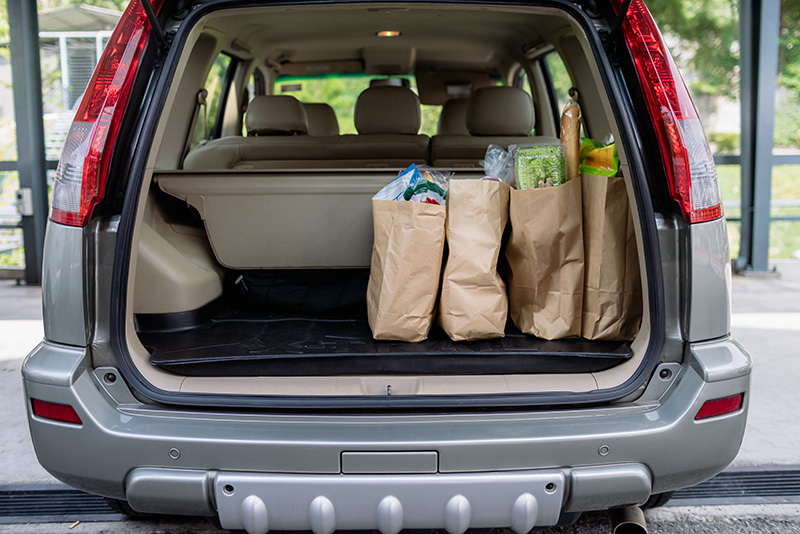
#> input picture sam3/assets/images/groceries.jpg, 800 x 534 px, given as the content of the folder ./raw_images, which was not available
$ python ' prepare_mural_inpaint_pairs.py'
#> lines starting #> are read from the running program, lines starting #| are printed output that depends on the picture; after the words box and inside, x2 and y2 are one past the last pixel; in counts of white or black regions, pixels touching at a corner belong together; pictures that were not available may be replaced by others from this repository, and a replacement may not be noted
# prepare_mural_inpaint_pairs.py
"""
用途：
  1. 从你已有的原图目录 & 掩膜目录，整理出统一的 image / mask 对；
  2. 统一 resize 到 target_size（默认 512×512）；
  3. 确保掩膜是二值图（白=255=修复区域，黑=0=保持原样）。

用法：
  python prepare_mural_inpaint_pairs.py
"""

import os
import glob
from PIL import Image

# === 你需要改的三个路径 ===
RAW_IMAGE_DIR = r"./raw_images"   # 原始壁画/样片图像目录
RAW_MASK_DIR  = r"./raw_masks"    # 对应掩膜目录
OUT_ROOT      = r"./datasets/mural_inpaint"

TARGET_SIZE = (512, 512)          # SD/LDM 推荐 512×512

def find_mask_for_image(img_path: str) -> str | None:
    """
    根据 image 文件名去找 mask。
    这里假设 mask 命名为 name_mask.png，你可以按实际情况改。
    """
    name = os.path.splitext(os.path.basename(img_path))[0]
    # 可以按自己数据改，比如 name.png -> name_mask.png 或 name.png -> name.png
    cand1 = os.path.join(RAW_MASK_DIR, name + "_mask.png")
    cand2 = os.path.join(RAW_MASK_DIR, name + ".png")
    if os.path.exists(cand1):
        return cand1
    if os.path.exists(cand2):
        return cand2
    return None

def main():
    out_img_dir = os.path.join(OUT_ROOT, "images")
    out_msk_dir = os.path.join(OUT_ROOT, "masks")
    os.makedirs(out_img_dir, exist_ok=True)
    os.makedirs(out_msk_dir, exist_ok=True)

    img_paths = sorted(glob.glob(os.path.join(RAW_IMAGE_DIR, "*.*")))
    print(f"发现 {len(img_paths)} 张原始图像")

    cnt = 0
    for img_path in img_paths:
        mask_path = find_mask_for_image(img_path)
        if mask_path is None:
            print("警告：没有掩膜，跳过", img_path)
            continue

        img = Image.open(img_path).convert("RGB")
#> img is the input picture: PIL image 800x534 RGB; mean R, G, B 109.5, 105.7, 102.9
        mask = Image.open(mask_path).convert("L")
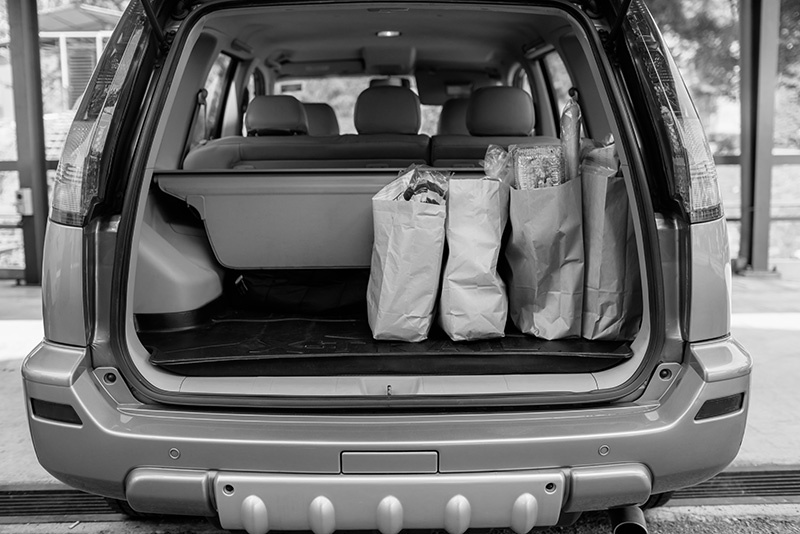
#> mask: PIL image 800x534 L; min 0, max 255, mean 106.5

        img = img.resize(TARGET_SIZE, Image.BICUBIC)
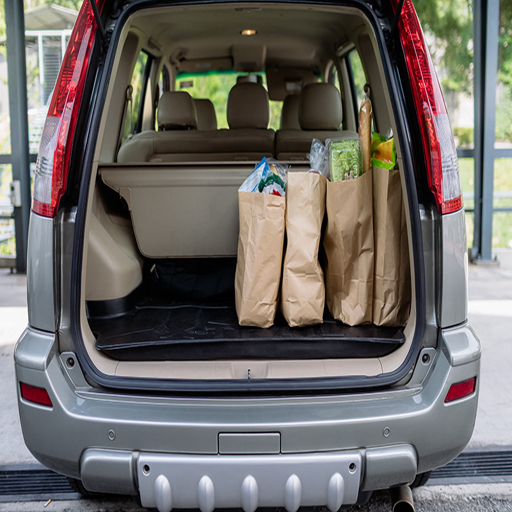
#> img: PIL image 512x512 RGB; mean R, G, B 109.5, 105.7, 102.9
        mask = mask.resize(TARGET_SIZE, Image.NEAREST)
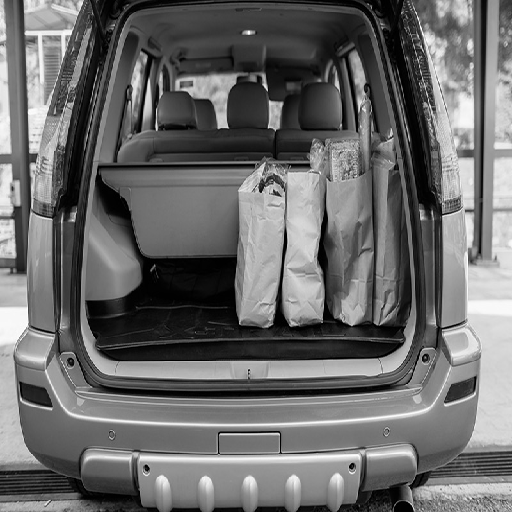
#> mask: PIL image 512x512 L; min 0, max 255, mean 106.5

        # 二值化：>0 为 255（白）
        mask = mask.point(lambda v: 255 if v > 0 else 0)
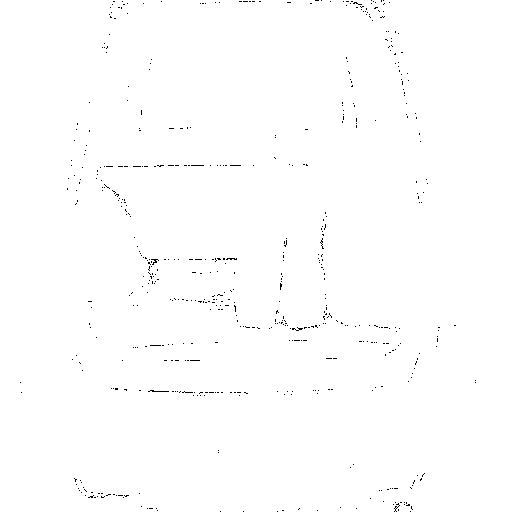
#> mask: PIL image 512x512 L; 99.5% white; black in thin lines or dots, all inside (x1, y1, x2, y2) = (20, 0, 476, 512)

        name = os.path.splitext(os.path.basename(img_path))[0]

        img.save(os.path.join(out_img_dir, f"{name}.png"))
        mask.save(os.path.join(out_msk_dir, f"{name}_mask.png"))
        cnt += 1

    print(f"整理完成，共生成 {cnt} 对 image/mask。输出目录：{OUT_ROOT}")

if __name__ == "__main__":
    main()
